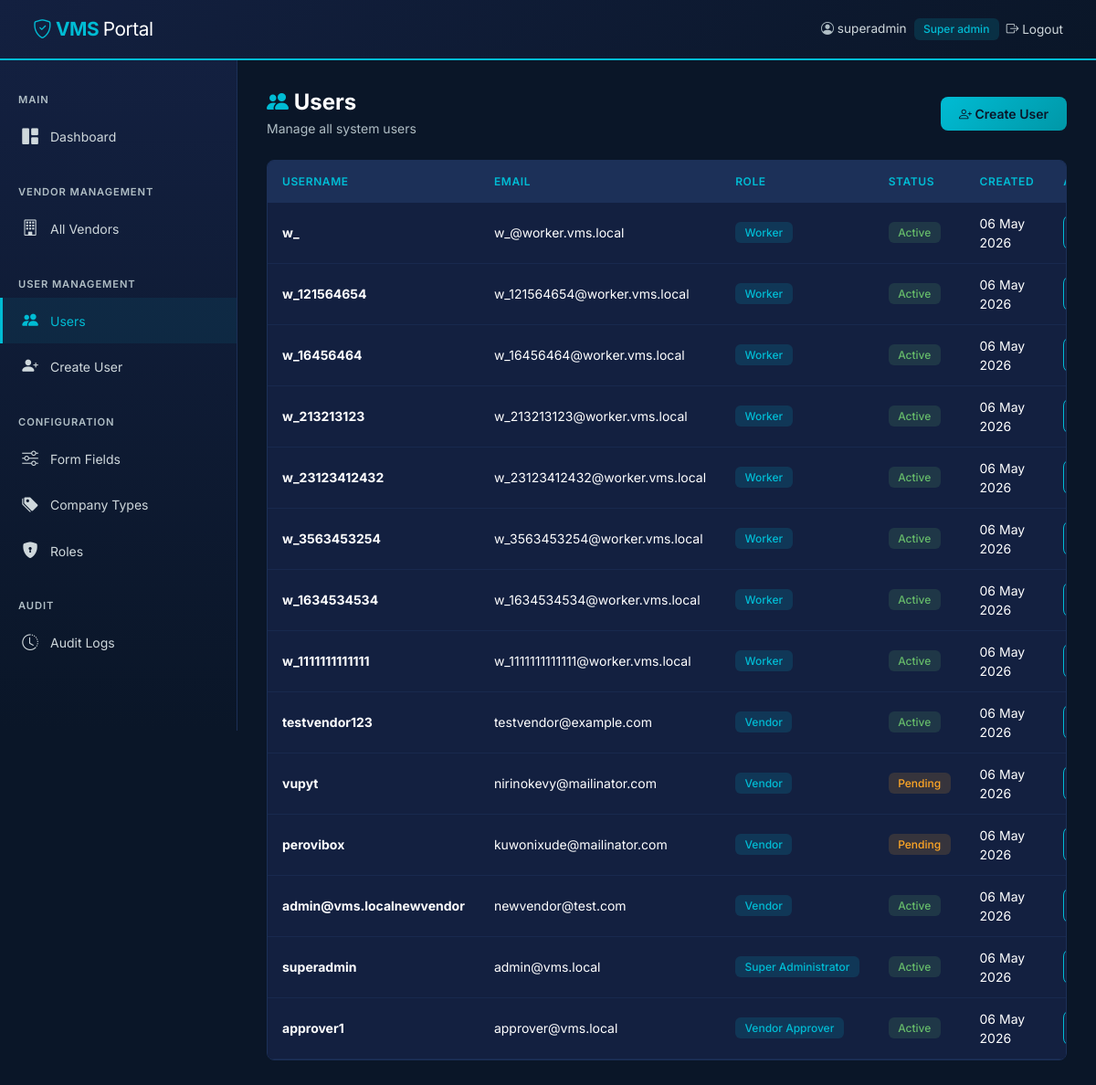
The page /public/admin/users/list.php (signed in) on the database its author committed.
### tables this page shows
CREATE TABLE `users` (
  `id` int(11) NOT NULL,
  `username` varchar(100) NOT NULL,
  `email` varchar(150) NOT NULL,
  `password_hash` varchar(255) NOT NULL,
  `role_id` int(11) NOT NULL,
  `status` enum('pending','active','suspended','rejected') DEFAULT 'pending',
  `created_by` int(11) DEFAULT NULL,
  `approved_by` int(11) DEFAULT NULL,
  `approved_at` timestamp NULL DEFAULT NULL,
  `last_login` timestamp NULL DEFAULT NULL,
  `login_attempts` int(11) DEFAULT 0,
  `locked_until` timestamp NULL DEFAULT NULL,
  `created_at` timestamp NOT NULL DEFAULT current_timestamp(),
  `updated_at` timestamp NOT NULL DEFAULT current_timestamp() ON UPDATE current_timestamp()
);

CREATE TABLE `roles` (
  `id` int(11) NOT NULL,
  `role_name` varchar(50) NOT NULL,
  `role_display` varchar(100) NOT NULL,
  `description` text DEFAULT NULL,
  `permissions` longtext DEFAULT NULL CHECK (json_valid(`permissions`)),
  `is_active` tinyint(1) DEFAULT 1,
  `created_at` timestamp NOT NULL DEFAULT current_timestamp(),
  `updated_at` timestamp NOT NULL DEFAULT current_timestamp() ON UPDATE current_timestamp()
);

### config/database.php (called while the page is built)
<?php
class Database {
    private static ?PDO $instance = null;
    public static function getInstance(): PDO {
        if (self::$instance === null) {
            $host   = 'localhost';
            $dbname = 'vms_db';
            $user   = 'root';
            $pass   = '';
            $dsn    = "mysql:host={$host};dbname={$dbname};charset=utf8mb4";
            self::$instance = new PDO($dsn, $user, $pass, [
                PDO::ATTR_ERRMODE            => PDO::ERRMODE_EXCEPTION,
                PDO::ATTR_DEFAULT_FETCH_MODE => PDO::FETCH_ASSOC,
                PDO::ATTR_EMULATE_PREPARES   => false,
            ]);
        }
        return self::$instance;
    }
}

### classes/User.php (called while the page is built, shortened)
<?php
require_once __DIR__ . '/../config/database.php';
class User {
    private PDO $db;
    public function __construct() {
        $this->db = Database::getInstance();
    }
    public function getAll(array $filters = []): array {
        $sql = "SELECT u.*, r.role_name, r.role_display FROM users u JOIN roles r ON u.role_id = r.id WHERE 1=1";
        $params = [];
        $sql .= " ORDER BY u.created_at DESC";
        $stmt = $this->db->prepare($sql);
        $stmt->execute($params);
        return $stmt->fetchAll();
    }
}

### public/admin/users/list.php (the view, shortened to what this page needs)
<?php
require_once __DIR__ . '/../../../classes/User.php';
$userModel = new User();
$users = $userModel->getAll();
require_once __DIR__ . '/../../../includes/header.php';
require_once __DIR__ . '/../../../includes/sidebar_admin.php';
?>
<div class="main-content fade-in">
    <div class="page-header d-flex justify-content-between align-items-center">
        <div><h1><i class="bi bi-people-fill text-cyan"></i> Users</h1><p>Manage all system users</p></div>
        <a href="create.php" class="btn btn-cyan"><i class="bi bi-person-plus"></i> Create User</a>
    </div>
    <div class="card card-vms">
        <div class="card-body p-0">
            <table class="table table-vms mb-0">
                <thead><tr><th>Username</th><th>Email</th><th>Role</th><th>Status</th><th>Created</th><th>Actions</th></tr></thead>
                <tbody>
                <?php foreach ($users as $u): ?>
                <tr>
                    <td><strong><?= htmlspecialchars($u['username']) ?></strong></td>
                    <td><?= htmlspecialchars($u['email']) ?></td>
                    <td><span class="badge badge-active"><?= htmlspecialchars($u['role_display']) ?></span></td>
                    <td><span class="badge badge-<?= $u['status'] === 'active' ? 'approved' : ($u['status'] === 'rejected' ? 'rejected' : 'pending') ?>"><?= ucfirst($u['status']) ?></span></td>
                    <td class="text-muted-vms"><?= date('d M Y', strtotime($u['created_at'])) ?></td>
                    <td><a href="edit.php?id=<?= $u['id'] ?>" class="btn btn-outline-cyan btn-sm"><i class="bi bi-pencil"></i></a></td>
                </tr>
                <?php endforeach; ?>
                </tbody>
            </table>
        </div>
    </div>
</div>
<?php require_once __DIR__ . '/../../../includes/footer.php'; ?>

### public/assets/css/custom.css (style rules this page uses)
:root { --navy: #0A1628; --navy-light: #132040; --navy-mid: #1C3058; --cyan: #00BCD4; --cyan-light: #4DD0E1; --cyan-dark: #0097A7; --white: #FFFFFF; --gray-light: #F0F4F8; --gray-mid: #B0BEC5; --text-light: #CFD8DC; --danger: #EF5350; --success: #66BB6A; --warning: #FFA726; --radius: 8px; --shadow: 0 4px 24px rgba(0,0,0,0.18); --transition: all 0.25s ease; }
* { box-sizing: border-box; }
body { background-color: var(--navy) !important; color: var(--white) !important; font-family: 'Inter', 'Segoe UI', sans-serif; margin: 0; min-height: 100vh; font-size: 14px; line-height: 1.5; }
p, span, div, td, th, li, label, h1, h2, h3, h4, h5, h6, strong, small, code { color: inherit; }
a { color: var(--cyan); text-decoration: none; transition: var(--transition); }
.card, .card-body, .card-footer { background-color: var(--navy-light) !important; color: var(--white) !important; border-color: var(--navy-mid) !important; }
.table, table { color: var(--white) !important; --bs-table-bg: transparent !important; --bs-table-color: var(--white) !important; --bs-table-striped-bg: rgba(0,188,212,0.03) !important; --bs-table-hover-bg: rgba(0,188,212,0.06) !important; --bs-table-border-color: var(--navy-mid) !important; }
.table > thead { background-color: var(--navy-mid) !important; }
.table > thead > tr > th { background-color: var(--navy-mid) !important; color: var(--cyan) !important; border-color: var(--navy-mid) !important; }
.table > tbody > tr { background-color: var(--navy-light) !important; color: var(--white) !important; }
.table > tbody > tr > td { background-color: transparent !important; color: var(--white) !important; border-color: rgba(28,48,88,0.6) !important; }
.main-content { margin-left: 260px; padding: 2rem; min-height: calc(100vh - 58px); }
.card-vms { background: var(--navy-light) !important; border: 1px solid var(--navy-mid) !important; border-radius: var(--radius); transition: var(--transition); overflow: hidden; }
.card-vms .card-body { padding: 1.25rem; background: var(--navy-light) !important; color: var(--white) !important; }
.btn-cyan { background: linear-gradient(135deg, var(--cyan), var(--cyan-dark)) !important; color: var(--navy) !important; border: none !important; font-weight: 600; border-radius: var(--radius); padding: 0.5rem 1.25rem; transition: var(--transition); font-size: 0.875rem; }
.btn-outline-cyan { border: 1px solid var(--cyan) !important; color: var(--cyan) !important; background: transparent !important; border-radius: var(--radius); padding: 0.5rem 1.25rem; font-weight: 500; font-size: 0.875rem; transition: var(--transition); }
.table-vms { color: var(--white) !important; font-size: 0.875rem; }
.table-vms thead { background-color: var(--navy-mid) !important; }
.table-vms thead th { color: var(--cyan) !important; font-weight: 600; font-size: 0.75rem; text-transform: uppercase; letter-spacing: 0.05em; border: none !important; padding: 0.85rem 1rem; white-space: nowrap; background-color: var(--navy-mid) !important; }
.table-vms tbody { background-color: var(--navy-light) !important; }
.table-vms tbody td { border-bottom: 1px solid rgba(28,48,88,0.6) !important; padding: 0.75rem 1rem; vertical-align: middle; color: var(--white) !important; background-color: var(--navy-light) !important; }
.table-vms tbody tr { transition: var(--transition); background-color: var(--navy-light) !important; }
.badge-pending { background: rgba(255,167,38,0.15) !important; color: var(--warning) !important; font-weight: 600; }
.badge-approved, .badge-verified { background: rgba(102,187,106,0.15) !important; color: var(--success) !important; font-weight: 600; }
.badge-active { background: rgba(0,188,212,0.15) !important; color: var(--cyan) !important; font-weight: 600; }
.badge { font-weight: 500; padding: 0.35rem 0.65rem; font-size: 0.75rem; }
.fade-in { animation: fadeIn 0.4s ease; }
.page-header { margin-bottom: 1.5rem; }
.page-header h1 { font-size: 1.5rem; font-weight: 700; color: var(--white) !important; margin: 0; }
.page-header p { color: var(--gray-mid) !important; font-size: 0.875rem; margin: 0.25rem 0 0; }
.text-cyan { color: var(--cyan) !important; }
.text-muted-vms { color: var(--gray-mid) !important; }

### rows shown on the page
users: username "w_", email "w_@worker.vms.local", role.role_display "Worker", status "Active", created_at "06 May 2026"
users: username "w_121564654", email "w_121564654@worker.vms.local", role.role_display "Worker", status "Active", created_at "06 May 2026"
users: username "w_16456464", email "w_16456464@worker.vms.local", role.role_display "Worker", status "Active", created_at "06 May 2026"
users: username "w_213213123", email "w_213213123@worker.vms.local", role.role_display "Worker", status "Active", created_at "06 May 2026"
users: username "w_23123412432", email "w_23123412432@worker.vms.local", role.role_display "Worker", status "Active", created_at "06 May 2026"
users: username "w_3563453254", email "w_3563453254@worker.vms.local", role.role_display "Worker", status "Active", created_at "06 May 2026"
users: username "w_1634534534", email "w_1634534534@worker.vms.local", role.role_display "Worker", status "Active", created_at "06 May 2026"
users: username "w_1111111111111", email "w_1111111111111@worker.vms.local", role.role_display "Worker", status "Active", created_at "06 May 2026"
users: username "testvendor123", email "testvendor@example.com", role.role_display "Vendor", status "Active", created_at "06 May 2026"
users: username "vupyt", email "nirinokevy@mailinator.com", role.role_display "Vendor", status "Pending", created_at "06 May 2026"
users: username "perovibox", email "kuwonixude@mailinator.com", role.role_display "Vendor", status "Pending", created_at "06 May 2026"
users: username "admin@vms.localnewvendor", email "newvendor@test.com", role.role_display "Vendor", status "Active", created_at "06 May 2026"
users: username "superadmin", email "admin@vms.local", role.role_display "Super Administrator", status "Active", created_at "06 May 2026"
users: username "approver1", email "approver@vms.local", role.role_display "Vendor Approver", status "Active", created_at "06 May 2026"

### other values the page prints
$_SESSION['username'] "superadmin"
str_replace('_', ' ', $_SESSION['role_name'] ?? '') "Super admin"
